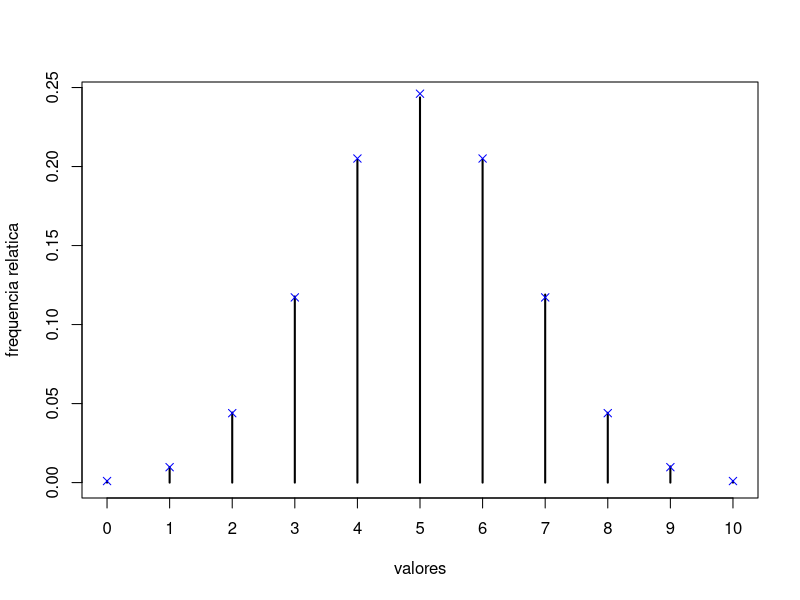
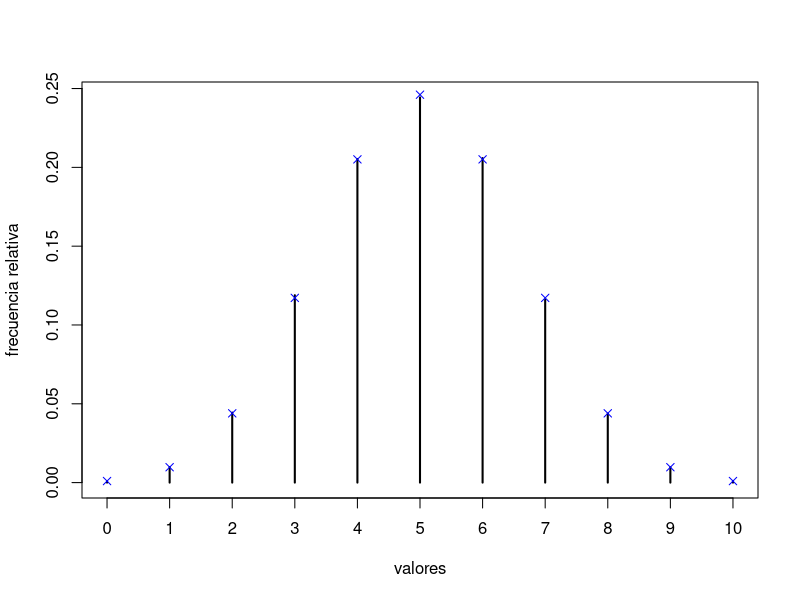

These charts were generated, in order, by the following R code:
## ---- chunk 1
# Implementamos el algoritmo de transformación cuantil con busqueda sequencial.


rfmp <- function(x,prob=1/length(x),nsim=1000){
  Fx <- cumsum(prob)
  # simular
  X <- numeric(nsim)  #creamos un vector de indices
  U <- runif(nsim)   #creamos un vector de probilidad uniforme
  ncomp <- 0 
  for(j in 1:nsim){
    i <- 1
    while(Fx[i]<U[j]) i <- i+1
    X[j] <- x[i]
    ncomp<<-ncomp+ i
  }
  return(X)
}
## ---- chunk 2
set.seed(54321)
n <- 10
p <- 0.5
nsim <- 10^5
x <- 0:n   # crea un arreglo de n+1 componentes 0,1,2,..
fmp <- dbinom(x,n,p) # crea un arreglo de la funcion de mas de probabilidad
ncomp <- 0  # regresa el valor de ncomp a 0
system.time(rx <- rfmp(x,fmp,nsim)) # calcula el tiempo en sgundos que toma ejecutar una expresion(en este caso rfmp)

## ---- chunk 3
mean(rx)
## ---- chunk 4
abs(mean(rx)-n*p)
## ---- chunk 5
ncomp/nsim
## ---- chunk 6
res <- table(rx)/nsim    # crea una tabla con lo elementos de rx y los divide para nsim
plot(res, ylab="frequencia relatica", xlab="valores") #grafica los valores simulados
points(x,fmp,pch=4,col='blue') #grafica los valores teoricos
## ---- chunk 7
res <- as.data.frame(res) # mutamos res a un data frame
names(res) <- c('x','psim')  #asignamos nombres a las columnas del data frame
res$pteor <- fmp   # creamos una nueva columna a la cual le asiganamos los valores de fmp
res
## ---- chunk 8
max(abs(res$psim-res$pteor))
## ---- chunk 9
max(abs(res$psim-res$pteor) /res$pteor)
## ---- chunk 10
# NOTA: Puede ocurrir que no todos los valores sean generados en la simulación
# Si length(x) > length(psim) el código anterior (res$pteor <- fmp) producirá un error
# Alternativamente:
psim <- rep(0, length(x))
names(psim) <- as.character(x)
psim[as.character(res$x)] <- res$psim
psim
res <- data.frame(x=x, pteor=fmp, psim =psim)
res

## ---- chunk 11
tini <- proc.time()  # permite obtener tiempo de computacion real y de CPU

ncomp <- 0  # regresamos a 0 el valor de ncomp
ind <- order(fmp,decreasing = T)   #creamos un vector de indices de fmp ordenada de manera decrciente
rx <- rfmp(x[ind],fmp[ind],nsim) # llamamos a la funcion rfmp

tiempo <- proc.time()-tini
tiempo 
## ---- chunk 12
ncomp/nsim
## ---- chunk 13
sum((1:length(x))*fmp[ind])
## ---- chunk 14
system.time(rx <- sample(x,nsim,replace = T,prob = fmp))
## ---- chunk 15
# -------------------------------
# Si n >> 30
# Aproximación normal con corrección continuidad
mean <- n*p
sd <- sqrt(n*p*(1-p))

res$pnorm <- pnorm(x+0.5,mean,sd)-pnorm(x-0.5,mean,sd)
res
max(abs(res$pnorm - res$pteor))
max(abs(res$pnorm - res$pteor) / res$pteor)

system.time(
rx <- pmax(0, pmin(n, round( rnorm(nsim, mean, sd) )))
)

table(rx)/nsim
## ---- chunk 16
# Realmente las prob de los extremos serían mayores...
res$pnorm[1] <- pnorm(0.5, mean, sd)
res$pnorm[n+1] <- 1 - pnorm(n-0.5, mean, sd)
## ---- chunk 17
rfmp.tabla <- function(x,prob=1/length(x),m,nsim=1000){
  Fx <- cumsum(prob)
  g <- rep(1,m)  #generamos una lista de m veces 1
  i <- 1
  for(j in 2:m){
    while (Fx[i]<(j-1)/m)  i <- i+1
    g[j] <- i
  }
  X <- numeric(nsim)  #creamos un vector de indices
  U <- runif(nsim)   #creamos un vector cuyas entradas son valores de un distribucion uniforme
  for(j in 1:nsim){
    i <- g[floor(U[j]*m)+1]
    while (Fx[i]<U[j]) i <- i+1
    X[j] <- x[i]
  }
  return(X)
}
## ---- chunk 18
system.time(rx <- rfmp.tabla(x,fmp,n-1,nsim))
## ---- chunk 19
res <- table(rx)/nsim
plot(res, ylab = "frecuencia relativa", xlab = "valores")
points(x,fmp,pch=4,col='blue')
